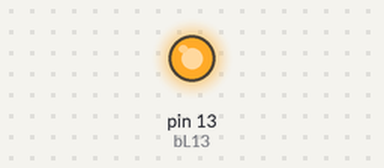
A sketch run on a simulated Arduino Uno, built with avr-gcc and run on an emulated ATmega328P. Parts: output pins drawn as LEDs (lit = HIGH). What the sketch prints to the serial monitor is not drawn.

Above: at 0.01 s.
At 1.0 s:
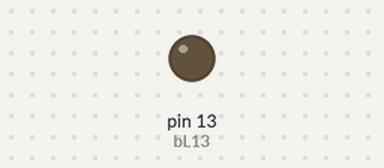
Timing chart, 0 to 2.5 s (numbered marks = the images above):
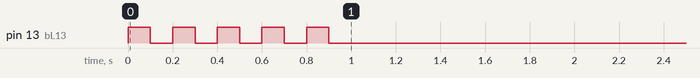

The sketch:

RS232_test_1_TX.ino
```cpp
// PORTB5 -> LED du board Diduino – Arduino
#define bL13 PORTB5
#define      L13Read   bitRead (  PINB, bL13 )
#define      L13Set    bitSet  ( PORTB, bL13 )
#define      L13Clear  bitClear( PORTB, bL13 )
#define      L13Toggle PORTB ^= 1<<bL13

int incomingByte = 0;

void setup()
{
    //Serial.begin( 9600 );
    Serial.begin( 115200 );
    Serial.print( "\n## TX ##" );
    bitSet( DDRB, bL13 );
    for( int i=0; i<10; i++ )
    {
        L13Toggle;
        delay( 100 );
    }
}

void loop()
{
    Serial.print( "\nTX millis = " );
    Serial.print( millis() );
    delay( 100 );
}


/*
PRISE USB + ALIM

 tty.usbmodem14241
 tty.usbmodem14231
 tty.usbmodem14221
tty.usbmodem142141
tty.usbmodem142131
tty.usbmodem142121
tty.usbmodem142111


*/
```
